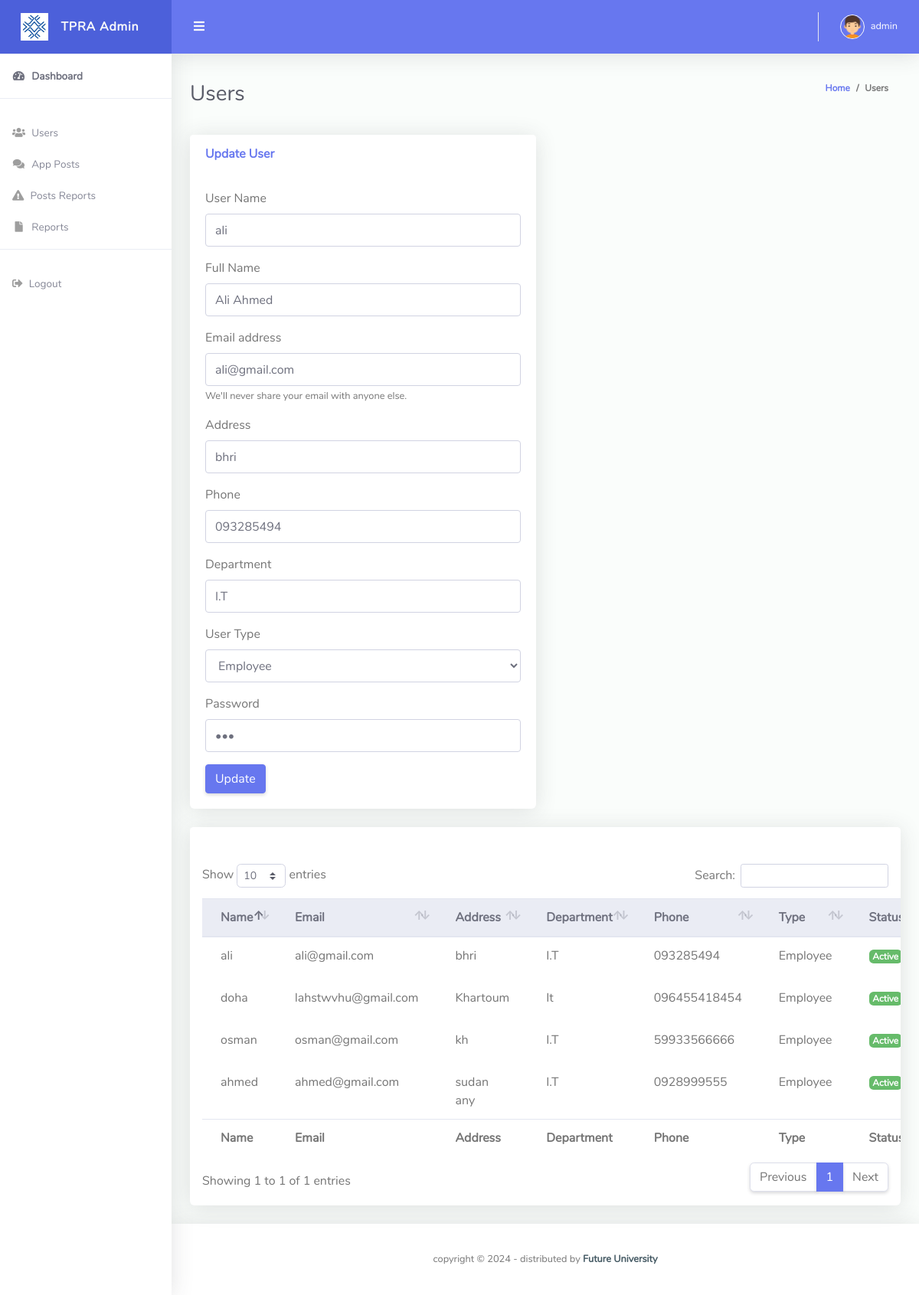
The page /manage_user.php?edit_id=11&action=edit (signed in) on the database its author committed.
### tables this page shows
CREATE TABLE `users` (
  `user_id` int(11) NOT NULL,
  `user_name` varchar(255) NOT NULL,
  `full_name` varchar(255) NOT NULL,
  `email` varchar(255) NOT NULL,
  `address` varchar(255) NOT NULL,
  `department` varchar(255) DEFAULT NULL,
  `phone` varchar(255) NOT NULL,
  `password` varchar(255) NOT NULL,
  `user_type` int(11) NOT NULL DEFAULT 0,
  `status` int(11) NOT NULL DEFAULT 1 COMMENT '0 : active\r\n1 :non-active',
  `user_del` int(11) NOT NULL DEFAULT 0 COMMENT '0 : not delete\r\n1 : deleted',
  `user_image` varchar(255) DEFAULT NULL,
  `added_date` timestamp NOT NULL DEFAULT current_timestamp()
);

### include/function.php (called while the page is built, shortened)
<?php
global $conn;
  function Get_users(){
	global $conn ;
   $sql = "SELECT * FROM `users` WHERE user_type = 0 and `user_del`  = 0 order by user_id DESC";
   if($query = mysqli_query($conn,$sql))
	{
	return $query;
	}
   else
	{
	echo $sql;die;
	}
  }
    function User_detils($user_id){
	global $conn;
	 $sql = "SELECT * FROM `users` where user_id = $user_id and  user_del = 0";
	if($query = mysqli_query($conn,$sql))
		{
		$res  = mysqli_fetch_array($query);
		return $res;
		}
	else
		{
		echo $sql;die;
		}
	}

### manage_user.php (the view, shortened to what this page needs)
<?php include("include/header.php"); ?>
        <div class="container-fluid" id="container-wrapper">
          <div class="d-sm-flex align-items-center justify-content-between mb-4">
            <h1 class="h3 mb-0 text-gray-800">Users</h1>
            <ol class="breadcrumb">
              <li class="breadcrumb-item"><a href="index.php">Home</a></li>
              <li class="breadcrumb-item">Users</li>
            </ol>
          </div>
<?php
if(isset($_GET['edit_id']) && isset($_GET['action']) == 'edit'){
  $user_id = $_GET['edit_id'];
  $user_detils = User_detils($user_id);
}
?>
          <div class="row">
            <div class="col-lg-6">
            <div class="card mb-4">
                <div class="card-header py-3 d-flex flex-row align-items-center justify-content-between">
                <?php if(isset($user_detils)){?>
                  <h6 class="m-0 font-weight-bold text-primary">Update User</h6>
                  <?php }else{ ?>
                    <h6 class="m-0 font-weight-bold text-primary">Add User</h6>
                    <?php } ?>
                </div>
                <div class="card-body">
                  <form action="manage_user.php" method="POST">
                  <div class="form-group">
                      <label for="">User Name</label>
                      <input type="text" class="form-control" name="user_name" required="required" id="exampleInputname" placeholder="Enter User Name" value="<?php if(isset($user_detils))echo $user_detils['user_name'];else echo ""; ?>">
                    </div>
                    <div class="form-group">
                      <label for="">Full Name</label>
                      <input type="text" class="form-control" id="exampleInputname" name="full_name" required="required" placeholder="Enter full Name" value="<?php if(isset($user_detils))echo $user_detils['full_name'];else echo ""; ?>">
                    </div>
                    <div class="form-group">
                      <label for="exampleInputEmail1">Email address</label>
                      <input type="email" class="form-control" id="exampleInputEmail1" name="email" required="required" aria-describedby="emailHelp"
                        placeholder="Enter email" value="<?php if(isset($user_detils))echo $user_detils['email'];else echo ""; ?>">
                      <small id="emailHelp" class="form-text text-muted">We'll never share your
                        email with anyone else.</small>
                    </div>
                    <div class="form-group">
                      <label for="">Address</label>
                      <input type="text" class="form-control" id="exampleInputname" name="address" required="required" placeholder="Enter Address" value="<?php if(isset($user_detils))echo $user_detils['address'];else echo ""; ?>">
                    </div>
                    <div class="form-group">
                      <label for="">Phone</label>
                      <input type="number" class="form-control" id="exampleInputname" name="phone" required="required" placeholder="Enter Phone No" value="<?php if(isset($user_detils))echo $user_detils['phone'];else echo ""; ?>">
                    </div>
                    <div class="form-group">
                      <label for="">Department</label>
                      <input type="text" class="form-control" name="department" required="required" id="exampleInputname" placeholder="Enter Department" value="<?php if(isset($user_detils))echo $user_detils['department'];else echo ""; ?>">
                    </div>
                    <div class="form-group">
                      <label for="">User Type</label>
                      <select class="form-control" required = "required" name="type" id="exampleInputname">
                      <?php if(isset($user_detils)){    ?>
                        <option value="<?php echo  $user_detils['user_type'];   ?>">  <?php  if($user_detils['user_type']==1)echo 'Admin';else echo "Employee";   ?> </option>
                        <?php }else{ ?>
                        <option>--Select Type--</option>
                        <?php } ?>
                      </select>
                    </div>
                    <div class="form-group">
                      <label for="">Password</label>
                      <input type="password" class="form-control" name="password" required="required" id="exampleInputname" placeholder="Enter Password" value="<?php if(isset($user_detils))echo $user_detils['password'];else echo ""; ?>">
                    </div>
                    <?php if(isset($user_detils)){?>
                    <button name="update" type="submit" class="btn btn-primary">Update</button>
                      <?php }else{ ?>
                    <button name="register" type="submit" class="btn btn-primary">Save</button>
                    <button  type="reset" class="btn btn-dark">Reset</button>
                    <?php }?>
                  </form>
                </div>
              </div>
              </div>
            <div class="col-lg-12">
              <div class="card mb-4">
                <div class="card-header py-3 d-flex flex-row align-items-center justify-content-between">
                </div>
                <div class="table-responsive p-3">
                  <table class="table align-items-center table-flush table-hover" id="dataTableHover">
                    <thead class="thead-light">
                      <tr>
                        <th>Name</th>
                        <th>Email</th>
                        <th>Address</th>
                        <th>Department</th>
                        <th>Phone</th>
                        <th>Type</th>
                        <th>Status</th>
                      </tr>
                    </thead>
                    <tfoot>
                      <tr>
                      <th>Name</th>
                        <th>Email</th>
                        <th>Address</th>
                        <th>Department</th>
                        <th>Phone</th>
                        <th>Type</th>
                        <th>Status</th>
                      </tr>
                    </tfoot>
                    <?php
                    $get_users = Get_users();
                    if(mysqli_num_rows($get_users)>0){
                    while ($rows = mysqli_fetch_array($get_users)) {
                    ?>
                    <tbody>
                      <tr>
                        <td><?php echo $rows['user_name'];   ?></td>
                        <td><?php echo $rows['email'];   ?></td>
                        <td><?php echo $rows['address'];   ?></td>
                        <td><?php echo $rows['department'];   ?></td>
                        <td><?php echo $rows['phone'];   ?></td>
                        <td><?php  if($rows['user_type']==1)echo 'Admin';else echo "Employee";   ?></td>
                        <td>
                          <?php
                           if($rows['status']==0){
                            ?>
                          <a href="manage_user.php?disactive_id=<?php echo $rows['user_id']; ?>&action=disactive" title="Non-active" class="badge badge-success">Active</a>
                           <?php }else{ ?>
                            <a href="manage_user.php?active_id=<?php echo $rows['user_id']; ?>&action=active" title="Activate" class="badge badge-danger">Not Active</a>
                           <?php } ?>
                        </td>
                      </tr>
                     <?php }
                     }else{
                     }
                     ?>
                    </tbody>
                  </table>
                </div>
              </div>
            </div>
          </div>
          <?php include("include/footer.php"); ?>

### rows shown on the page
users: user_name "ali", full_name "Ali Ahmed", email "ali@gmail.com", address "bhri", phone "093285494", department "I.T", type "Employee"
users: user_name "doha", email "lahstwvhu@gmail.com", address "Khartoum", department "It", phone "096455418454", user_type "Employee"
users: user_name "osman", email "osman@gmail.com", address "kh", department "I.T", phone "59933566666", user_type "Employee"
users: user_name "ahmed", email "ahmed@gmail.com", address "sudan any", department "I.T", phone "0928999555", user_type "Employee"

### other values the page prints
$_SESSION['user_name'] "admin"
